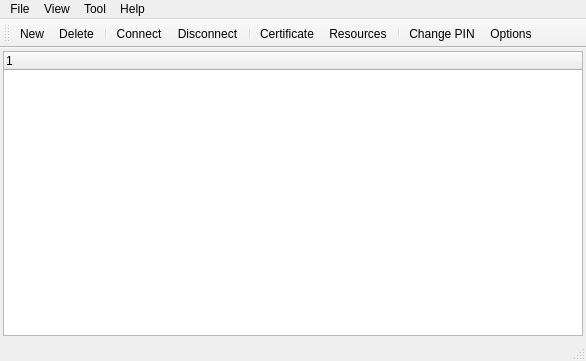
<?xml version="1.0" encoding="UTF-8"?>
<ui version="4.0">
 <class>Preferences</class>
 <widget class="QMainWindow" name="Preferences">
  <property name="geometry">
   <rect>
    <x>0</x>
    <y>0</y>
    <width>586</width>
    <height>361</height>
   </rect>
  </property>
  <property name="sizePolicy">
   <sizepolicy hsizetype="Preferred" vsizetype="Preferred">
    <horstretch>0</horstretch>
    <verstretch>0</verstretch>
   </sizepolicy>
  </property>
  <property name="windowTitle">
   <string>Big SSL VPN</string>
  </property>
  <property name="windowIcon">
   <iconset resource="vpn_client.qrc">
    <normaloff>:/images/vpn_client_tray.png</normaloff>:/images/vpn_client_tray.png</iconset>
  </property>
  <widget class="QWidget" name="centralwidget">
   <layout class="QVBoxLayout" name="verticalLayout">
    <property name="sizeConstraint">
     <enum>QLayout::SetMinimumSize</enum>
    </property>
    <property name="leftMargin">
     <number>3</number>
    </property>
    <property name="topMargin">
     <number>3</number>
    </property>
    <property name="rightMargin">
     <number>3</number>
    </property>
    <property name="bottomMargin">
     <number>3</number>
    </property>
    <item>
     <widget class="QTreeWidget" name="trvConnections">
      <property name="sizePolicy">
       <sizepolicy hsizetype="Expanding" vsizetype="Expanding">
        <horstretch>0</horstretch>
        <verstretch>0</verstretch>
       </sizepolicy>
      </property>
      <property name="minimumSize">
       <size>
        <width>580</width>
        <height>264</height>
       </size>
      </property>
      <property name="contextMenuPolicy">
       <enum>Qt::CustomContextMenu</enum>
      </property>
      <property name="styleSheet">
       <string notr="true"/>
      </property>
      <property name="frameShape">
       <enum>QFrame::StyledPanel</enum>
      </property>
      <property name="frameShadow">
       <enum>QFrame::Sunken</enum>
      </property>
      <property name="horizontalScrollBarPolicy">
       <enum>Qt::ScrollBarAsNeeded</enum>
      </property>
      <property name="alternatingRowColors">
       <bool>false</bool>
      </property>
      <property name="selectionMode">
       <enum>QAbstractItemView::NoSelection</enum>
      </property>
      <property name="indentation">
       <number>20</number>
      </property>
      <attribute name="headerMinimumSectionSize">
       <number>26</number>
      </attribute>
      <attribute name="headerDefaultSectionSize">
       <number>100</number>
      </attribute>
      <column>
       <property name="text">
        <string notr="true">1</string>
       </property>
      </column>
     </widget>
    </item>
   </layout>
  </widget>
  <widget class="QMenuBar" name="menubar">
   <property name="geometry">
    <rect>
     <x>0</x>
     <y>0</y>
     <width>586</width>
     <height>26</height>
    </rect>
   </property>
   <widget class="QMenu" name="menuFile">
    <property name="title">
     <string>File</string>
    </property>
    <addaction name="actionConnect"/>
    <addaction name="actionDisconnect"/>
    <addaction name="separator"/>
    <addaction name="actionNewVPN"/>
    <addaction name="actionEditVPN"/>
    <addaction name="actionDeleteVPN"/>
    <addaction name="separator"/>
    <addaction name="actionImportVPN"/>
    <addaction name="actionExportVPN"/>
    <addaction name="separator"/>
    <addaction name="actionExit"/>
   </widget>
   <widget class="QMenu" name="menuView">
    <property name="title">
     <string>View</string>
    </property>
    <widget class="QMenu" name="menuLanguage">
     <property name="title">
      <string>Language</string>
     </property>
     <addaction name="actionEnglish"/>
     <addaction name="actionChinese"/>
    </widget>
    <addaction name="menuLanguage"/>
    <addaction name="separator"/>
    <addaction name="actionToolbar"/>
    <addaction name="actionStatus"/>
    <addaction name="separator"/>
    <addaction name="actionCertificates"/>
    <addaction name="actionResources"/>
    <addaction name="separator"/>
    <addaction name="actionLog"/>
    <addaction name="separator"/>
    <addaction name="actionOptions"/>
   </widget>
   <widget class="QMenu" name="menuHelp">
    <property name="title">
     <string>Help</string>
    </property>
    <addaction name="actionAbout"/>
    <addaction name="actionCheckForUpdates"/>
   </widget>
   <widget class="QMenu" name="menuTool">
    <property name="title">
     <string>Tool</string>
    </property>
    <addaction name="actionChangePass"/>
    <addaction name="actionChangePIN"/>
    <addaction name="actionClearCredentials"/>
   </widget>
   <addaction name="menuFile"/>
   <addaction name="menuView"/>
   <addaction name="menuTool"/>
   <addaction name="menuHelp"/>
  </widget>
  <widget class="QStatusBar" name="statusbar"/>
  <widget class="QToolBar" name="toolBar">
   <property name="windowTitle">
    <string>toolBar</string>
   </property>
   <property name="toolButtonStyle">
    <enum>Qt::ToolButtonIconOnly</enum>
   </property>
   <attribute name="toolBarArea">
    <enum>TopToolBarArea</enum>
   </attribute>
   <attribute name="toolBarBreak">
    <bool>false</bool>
   </attribute>
   <addaction name="actionNewVPN"/>
   <addaction name="actionDeleteVPN"/>
   <addaction name="separator"/>
   <addaction name="actionConnect"/>
   <addaction name="actionDisconnect"/>
   <addaction name="separator"/>
   <addaction name="actionCertificates"/>
   <addaction name="actionResources"/>
   <addaction name="separator"/>
   <addaction name="actionChangePIN"/>
   <addaction name="actionOptions"/>
  </widget>
  <action name="actionLog">
   <property name="icon">
    <iconset resource="vpn_client.qrc">
     <normaloff>:/images/view_vpnlog.png</normaloff>:/images/view_vpnlog.png</iconset>
   </property>
   <property name="text">
    <string>Log...</string>
   </property>
   <property name="toolTip">
    <string>Show Log</string>
   </property>
  </action>
  <action name="actionConnect">
   <property name="icon">
    <iconset resource="vpn_client.qrc">
     <normaloff>:/images/connect_men.png</normaloff>:/images/connect_men.png</iconset>
   </property>
   <property name="text">
    <string>Connect</string>
   </property>
   <property name="toolTip">
    <string>Connect VPN</string>
   </property>
  </action>
  <action name="actionNewVPN">
   <property name="icon">
    <iconset resource="vpn_client.qrc">
     <normaloff>:/images/new_vpnconfig.png</normaloff>:/images/new_vpnconfig.png</iconset>
   </property>
   <property name="text">
    <string>New...</string>
   </property>
   <property name="toolTip">
    <string>New VPN config</string>
   </property>
  </action>
  <action name="actionEditVPN">
   <property name="icon">
    <iconset resource="vpn_client.qrc">
     <normaloff>:/images/edit_vpnconfig.png</normaloff>:/images/edit_vpnconfig.png</iconset>
   </property>
   <property name="text">
    <string>Edit...</string>
   </property>
   <property name="toolTip">
    <string>Edit VPN config</string>
   </property>
  </action>
  <action name="actionExit">
   <property name="icon">
    <iconset resource="vpn_client.qrc">
     <normaloff>:/images/system_exit.png</normaloff>:/images/system_exit.png</iconset>
   </property>
   <property name="text">
    <string>Exit</string>
   </property>
   <property name="toolTip">
    <string>Exit Application</string>
   </property>
  </action>
  <action name="actionCertificates">
   <property name="icon">
    <iconset resource="vpn_client.qrc">
     <normaloff>:/images/small_certificate.png</normaloff>:/images/small_certificate.png</iconset>
   </property>
   <property name="text">
    <string>Certificate...</string>
   </property>
   <property name="toolTip">
    <string>Manage Certificate</string>
   </property>
  </action>
  <action name="actionToolbar">
   <property name="checkable">
    <bool>true</bool>
   </property>
   <property name="enabled">
    <bool>true</bool>
   </property>
   <property name="text">
    <string>Toolbar</string>
   </property>
  </action>
  <action name="actionStatus">
   <property name="checkable">
    <bool>true</bool>
   </property>
   <property name="text">
    <string>Status bar</string>
   </property>
  </action>
  <action name="actionOptions">
   <property name="icon">
    <iconset resource="vpn_client.qrc">
     <normaloff>:/images/options.png</normaloff>:/images/options.png</iconset>
   </property>
   <property name="text">
    <string>Options...</string>
   </property>
   <property name="toolTip">
    <string>Edit Options</string>
   </property>
  </action>
  <action name="actionAbout">
   <property name="icon">
    <iconset resource="vpn_client.qrc">
     <normaloff>:/images/info.png</normaloff>:/images/info.png</iconset>
   </property>
   <property name="text">
    <string>About...</string>
   </property>
  </action>
  <action name="actionDeleteVPN">
   <property name="icon">
    <iconset resource="vpn_client.qrc">
     <normaloff>:/images/delete_vpnconfig.png</normaloff>:/images/delete_vpnconfig.png</iconset>
   </property>
   <property name="text">
    <string>Delete</string>
   </property>
   <property name="toolTip">
    <string>Delete VPN config</string>
   </property>
  </action>
  <action name="actionChangePIN">
   <property name="icon">
    <iconset resource="vpn_client.qrc">
     <normaloff>:/images/change_pin.png</normaloff>:/images/change_pin.png</iconset>
   </property>
   <property name="text">
    <string>Change PIN...</string>
   </property>
   <property name="toolTip">
    <string>Change PIN</string>
   </property>
  </action>
  <action name="actionChangePass">
   <property name="icon">
    <iconset resource="vpn_client.qrc">
     <normaloff>:/images/change_password.png</normaloff>:/images/change_password.png</iconset>
   </property>
   <property name="text">
    <string>Change Password...</string>
   </property>
   <property name="toolTip">
    <string>Change Password</string>
   </property>
  </action>
  <action name="actionClearCredentials">
   <property name="icon">
    <iconset resource="vpn_client.qrc">
     <normaloff>:/images/remove_credential.png</normaloff>:/images/remove_credential.png</iconset>
   </property>
   <property name="text">
    <string>Clear Credentials</string>
   </property>
   <property name="toolTip">
    <string>Clear Credentials</string>
   </property>
  </action>
  <action name="actionPreferences">
   <property name="checkable">
    <bool>false</bool>
   </property>
   <property name="icon">
    <iconset resource="vpn_client.qrc">
     <normaloff>:/images/vpn_client.png</normaloff>:/images/vpn_client.png</iconset>
   </property>
   <property name="text">
    <string>Preferences...</string>
   </property>
   <property name="toolTip">
    <string>Show Preferences</string>
   </property>
  </action>
  <action name="actionResources">
   <property name="checkable">
    <bool>false</bool>
   </property>
   <property name="icon">
    <iconset resource="vpn_client.qrc">
     <normaloff>:/images/show_resource.png</normaloff>:/images/show_resource.png</iconset>
   </property>
   <property name="text">
    <string>Resources...</string>
   </property>
   <property name="toolTip">
    <string>Show Resources</string>
   </property>
  </action>
  <action name="actionDisconnect">
   <property name="icon">
    <iconset resource="vpn_client.qrc">
     <normaloff>:/images/disconnetd_men.png</normaloff>:/images/disconnetd_men.png</iconset>
   </property>
   <property name="text">
    <string>Disconnect</string>
   </property>
   <property name="toolTip">
    <string>Disconnect VPN</string>
   </property>
  </action>
  <action name="actionEnglish">
   <property name="checkable">
    <bool>true</bool>
   </property>
   <property name="icon">
    <iconset resource="vpn_client.qrc">
     <normaloff>:/images/flag_en.png</normaloff>:/images/flag_en.png</iconset>
   </property>
   <property name="text">
    <string>English</string>
   </property>
  </action>
  <action name="actionChinese">
   <property name="checkable">
    <bool>true</bool>
   </property>
   <property name="icon">
    <iconset resource="vpn_client.qrc">
     <normaloff>:/images/flag_zh_CN.png</normaloff>:/images/flag_zh_CN.png</iconset>
   </property>
   <property name="text">
    <string>Chinese</string>
   </property>
  </action>
  <action name="actionCheckForUpdates">
   <property name="enabled">
    <bool>true</bool>
   </property>
   <property name="icon">
    <iconset resource="vpn_client.qrc">
     <normaloff>:/images/update_available.png</normaloff>:/images/update_available.png</iconset>
   </property>
   <property name="text">
    <string>Check for Updates...</string>
   </property>
  </action>
  <action name="actionVPNTunnelDetail">
   <property name="icon">
    <iconset resource="vpn_client.qrc">
     <normaloff>:/images/vpn_tunnel_detail.png</normaloff>:/images/vpn_tunnel_detail.png</iconset>
   </property>
   <property name="text">
    <string>VPN tunnel detail...</string>
   </property>
   <property name="toolTip">
    <string>VPN tunnel detail</string>
   </property>
  </action>
  <action name="actionImportVPN">
   <property name="icon">
    <iconset resource="vpn_client.qrc">
     <normaloff>:/images/import_vpnconfig.png</normaloff>:/images/import_vpnconfig.png</iconset>
   </property>
   <property name="text">
    <string>Import...</string>
   </property>
   <property name="toolTip">
    <string>Import VPN config</string>
   </property>
  </action>
  <action name="actionExportVPN">
   <property name="icon">
    <iconset resource="vpn_client.qrc">
     <normaloff>:/images/export_vpnconfig.png</normaloff>:/images/export_vpnconfig.png</iconset>
   </property>
   <property name="text">
    <string>Export...</string>
   </property>
   <property name="toolTip">
    <string>Export VPN Config</string>
   </property>
  </action>
 </widget>
 <resources>
  <include location="vpn_client.qrc"/>
 </resources>
 <connections/>
</ui>
